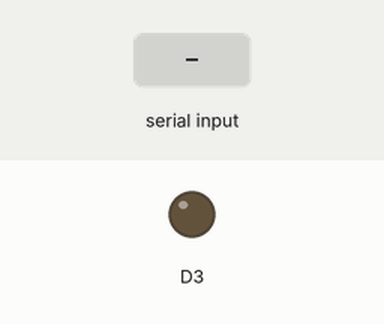
Simulated run of this sketch. Board: ESP8266 (NodeMCU). On the bench: output pins drawn as LEDs (lit = HIGH). The inputs (shaded band) are chosen by the test bench.

Above: at 1.2 s.
1.3 s: "LED+ON\n" received over Serial
At 2.2 s:
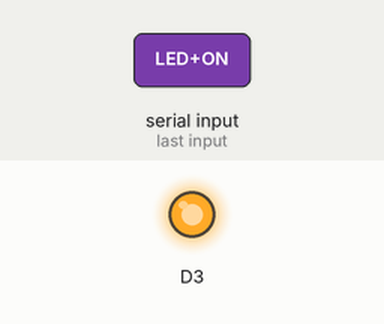
2.8 s: "LED+OFF\n" received over Serial
At 3.4 s:
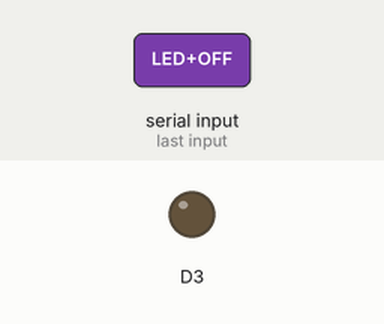
Timing chart, 0 to 5.8 s (numbered marks = the images above; inputs shaded):
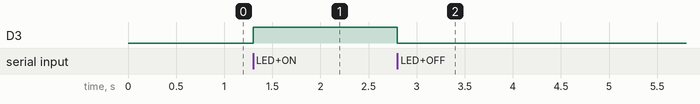

Measured:
- after the input at 1.3 s, D3: LOW → HIGH at once
- after the input at 2.8 s, D3: HIGH → LOW at once

The sketch:

serial-led.ino
```cpp
// *** File   : /esp8266-arduino/serial-led/
//              serial-led.ino
// *** Author : Erwin Ouyang
// *** Date   : 17 Agt 2018

String cmd;

void setup()
{
    // Set pin as output
    pinMode(D3, OUTPUT);
    // Setup serial communication
    Serial.begin(74880);
}

void loop()
{
    if (Serial.available() > 0)
    {
        // Read command from receive buffer
        cmd = Serial.readStringUntil('\n');

        // *** Process the command ***
        if (cmd == "LED+ON")		// Turn on LED
        {
            digitalWrite(D3, HIGH);
        }
        else if (cmd == "LED+OFF")  // Turn off LED
        {
            digitalWrite(D3, LOW);
        }
        else if (cmd == "LED")      // Ask the LED value
        {
            if (digitalRead(D3))
                Serial.println("LED is on");
            else
                Serial.println("LED is off");
        }
        else
        {
            Serial.println("Unknown command");
        }
    }
}
```
